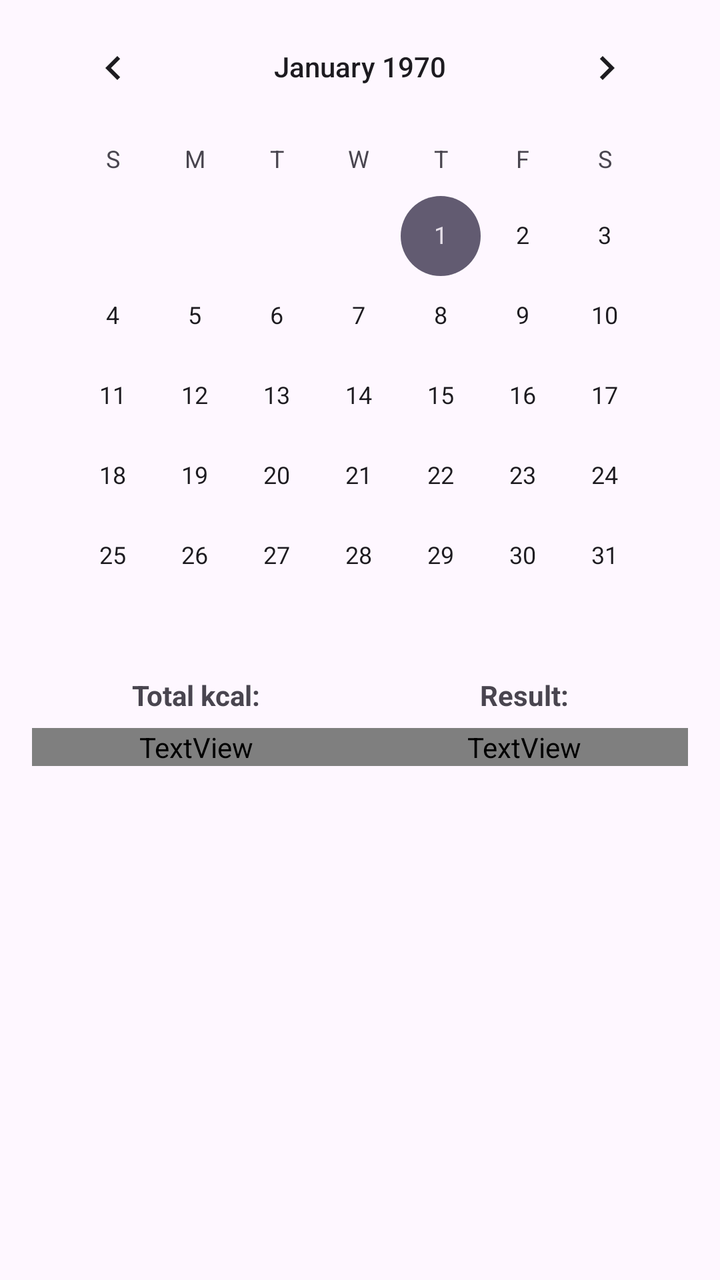
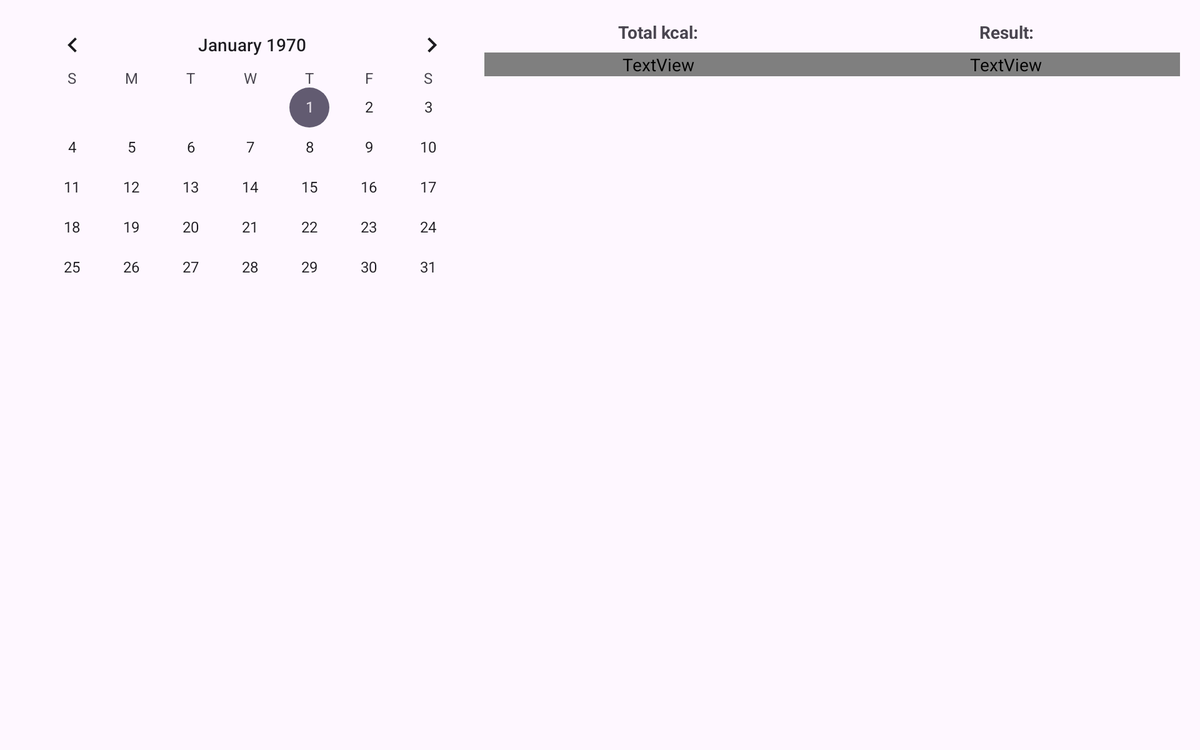

The same Android screen from two of the app's own layout files: first res/layout/ as a phone draws it, then the repository's variant for another configuration, drawn on a device whose configuration selects that folder. Both files follow.
<!-- AndroidManifest.xml: application theme Theme.CalorieTracker -->
<!-- res/layout/fragment_history.xml -->
<?xml version="1.0" encoding="utf-8"?>
<androidx.constraintlayout.widget.ConstraintLayout xmlns:android="http://schemas.android.com/apk/res/android"
    xmlns:app="http://schemas.android.com/apk/res-auto"
    xmlns:tools="http://schemas.android.com/tools"
    android:layout_width="match_parent"
    android:layout_height="match_parent"
    tools:context=".ui.history.HistoryFragment">

    <LinearLayout
        android:layout_width="match_parent"
        android:layout_height="match_parent"
        android:layout_marginStart="16dp"
        android:layout_marginEnd="16dp"
        android:layout_marginBottom="16dp"
        android:orientation="vertical"
        android:weightSum="1"
        app:layout_constraintBottom_toBottomOf="parent"
        app:layout_constraintEnd_toEndOf="parent"
        app:layout_constraintStart_toStartOf="parent"
        app:layout_constraintTop_toTopOf="parent">

        <CalendarView
            android:id="@+id/calendar_layout"
            android:layout_width="match_parent"
            android:layout_height="wrap_content" />

        <LinearLayout
            android:layout_width="match_parent"
            android:layout_height="wrap_content"
            android:orientation="vertical"
            android:weightSum="1">

            <LinearLayout
                android:layout_width="match_parent"
                android:layout_height="wrap_content"
                android:layout_weight="0.5"
                android:orientation="horizontal"
                android:weightSum="1">

                <TextView
                    android:layout_width="match_parent"
                    android:layout_height="wrap_content"
                    android:layout_weight="0.5"
                    android:text="@string/text_sumcal"
                    android:textAlignment="center"
                    android:textStyle="bold" />

                <TextView
                    android:layout_width="match_parent"
                    android:layout_height="wrap_content"
                    android:layout_weight="0.5"
                    android:text="@string/text_result"
                    android:textAlignment="center"
                    android:textStyle="bold" />
            </LinearLayout>

            <LinearLayout
                android:layout_width="match_parent"
                android:layout_height="wrap_content"
                android:layout_marginTop="7dp"
                android:layout_weight="0.5"
                android:weightSum="1">

                <TextView
                    android:id="@+id/sum_chose_day"
                    android:layout_width="0dp"
                    android:layout_height="wrap_content"
                    android:layout_weight="0.5"
                    android:text="@string/sum_chose_day"
                    android:textAlignment="center"
                    android:textColor="@color/common_google_signin_btn_text_dark_focused"
                    android:textStyle="bold" />

                <TextView
                    android:id="@+id/result_chose_day"
                    android:layout_width="0dp"
                    android:layout_height="wrap_content"
                    android:layout_weight="0.5"
                    android:text="@string/result_chose_day"
                    android:textAlignment="center"
                    android:textColor="@color/common_google_signin_btn_text_dark_focused"
                    android:textStyle="bold" />
            </LinearLayout>
        </LinearLayout>

        <androidx.recyclerview.widget.RecyclerView
            android:id="@+id/list_of_date_layout"
            android:layout_width="match_parent"
            android:layout_height="wrap_content"
            android:layout_marginTop="10dp" />
    </LinearLayout>

</androidx.constraintlayout.widget.ConstraintLayout>
<!-- resources referenced by this layout -->
<resources>
  <string name="result_chose_day">UNDEFINED</string>
  <string name="sum_chose_day">0</string>
  <string name="text_result">Result:</string>
  <string name="text_sumcal">Total kcal:</string>
  <style name="Theme.CalorieTracker" parent="Theme.Material3.DayNight.NoActionBar" />
</resources>
<!-- res/layout-w936dp/fragment_history.xml (the repository's variant of the layout above) -->
<!-- drawn on a 7-inch tablet turned sideways -->
<?xml version="1.0" encoding="utf-8"?>
<androidx.constraintlayout.widget.ConstraintLayout xmlns:android="http://schemas.android.com/apk/res/android"
    xmlns:app="http://schemas.android.com/apk/res-auto"
    xmlns:tools="http://schemas.android.com/tools"
    android:layout_width="match_parent"
    android:layout_height="match_parent"
    tools:context=".ui.history.HistoryFragment">

    <LinearLayout
        android:layout_width="match_parent"
        android:layout_height="match_parent"
        android:layout_marginStart="16dp"
        android:layout_marginTop="16dp"
        android:layout_marginEnd="16dp"
        android:layout_marginBottom="16dp"
        android:orientation="horizontal"
        android:weightSum="1"
        app:layout_constraintBottom_toBottomOf="parent"
        app:layout_constraintEnd_toEndOf="parent"
        app:layout_constraintStart_toStartOf="parent"
        app:layout_constraintTop_toTopOf="parent">

        <CalendarView
            android:id="@+id/calendar_layout"
            android:layout_width="match_parent"
            android:layout_height="match_parent"
            android:layout_weight="0.6" />

        <LinearLayout
            android:layout_width="match_parent"
            android:layout_height="match_parent"
            android:layout_weight="0.4"
            android:orientation="vertical">

            <LinearLayout
                android:layout_width="match_parent"
                android:layout_height="wrap_content"
                android:orientation="vertical"
                android:weightSum="1">

                <LinearLayout
                    android:layout_width="match_parent"
                    android:layout_height="wrap_content"
                    android:layout_weight="0.5"
                    android:orientation="horizontal"
                    android:weightSum="1">

                    <TextView
                        android:layout_width="match_parent"
                        android:layout_height="wrap_content"
                        android:layout_weight="0.5"
                        android:text="@string/text_sumcal"
                        android:textAlignment="center"
                        android:textStyle="bold" />

                    <TextView
                        android:layout_width="match_parent"
                        android:layout_height="wrap_content"
                        android:layout_weight="0.5"
                        android:text="@string/text_result"
                        android:textAlignment="center"
                        android:textStyle="bold" />
                </LinearLayout>

                <LinearLayout
                    android:layout_width="match_parent"
                    android:layout_height="wrap_content"
                    android:layout_marginTop="7dp"
                    android:layout_weight="0.5"
                    android:weightSum="1">

                    <TextView
                        android:id="@+id/sum_chose_day"
                        android:layout_width="0dp"
                        android:layout_height="wrap_content"
                        android:layout_weight="0.5"
                        android:text="@string/sum_chose_day"
                        android:textAlignment="center"
                        android:textColor="@color/common_google_signin_btn_text_dark_focused"
                        android:textStyle="bold" />

                    <TextView
                        android:id="@+id/result_chose_day"
                        android:layout_width="0dp"
                        android:layout_height="wrap_content"
                        android:layout_weight="0.5"
                        android:text="@string/result_chose_day"
                        android:textAlignment="center"
                        android:textColor="@color/common_google_signin_btn_text_dark_focused"
                        android:textStyle="bold" />
                </LinearLayout>
            </LinearLayout>

            <androidx.recyclerview.widget.RecyclerView
                android:id="@+id/list_of_date_layout"
                android:layout_width="match_parent"
                android:layout_height="wrap_content"
                android:layout_marginTop="10dp" />
        </LinearLayout>

    </LinearLayout>

</androidx.constraintlayout.widget.ConstraintLayout>
